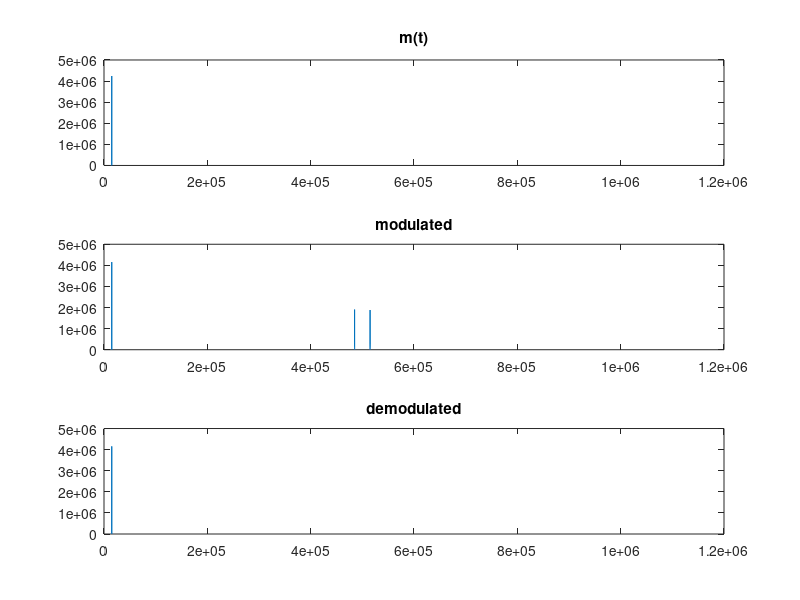

Source code (MATLAB):
fm=15000;
fc=250000;
t=0:1/(8*(fm+fc)):8;
m=.5*cos(2*pi*fm*t);
c=1.4*cos(2*pi*fc*t);
s=m.*c;

%demodulation

e=s.*c;
[b,a] = butter(5,2*pi* 2 * 15 * 1000/(8*(fm+fc))) ;

dataOut = filter(b,a,e);


subplot(3,1,1);
%fourier of messege
y=abs(fft(m));
f=0:1/8:4*(fc+fm);
p=y(1:4*(fc+fm)*8+1);
plot(f,p);
title('m(t)');

subplot(3,1,2);
%fourier of modulatedd signal 
my=abs(fft(e));
mp=my(1:4*(fc+fm)*8+1);
plot(f,mp);
title('modulated');

subplot(3,1,3);
%fourier of demodulatedd signal 
dy=abs(fft(dataOut));
dp=dy(1:4*(fc+fm)*8+1);
plot(f,dp);
title('demodulated');
